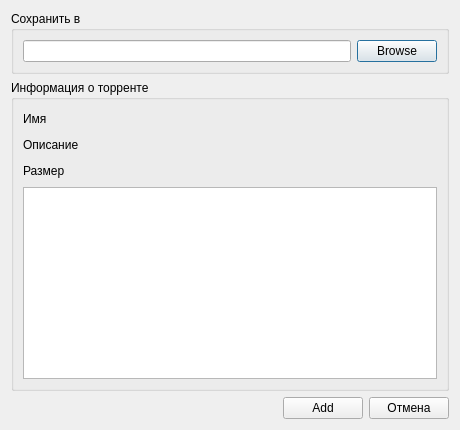
<?xml version="1.0" encoding="UTF-8"?>
<ui version="4.0">
 <class>OpenTorrentDialog</class>
 <widget class="QDialog" name="OpenTorrentDialog">
  <property name="geometry">
   <rect>
    <x>0</x>
    <y>0</y>
    <width>449</width>
    <height>431</height>
   </rect>
  </property>
  <property name="windowTitle">
   <string>Открыть новый торрент</string>
  </property>
  <property name="windowIcon">
   <iconset resource="ltorrent.qrc">
    <normaloff>:/icons/app.ico</normaloff>:/icons/app.ico</iconset>
  </property>
  <layout class="QGridLayout" name="gridLayout_3">
   <property name="sizeConstraint">
    <enum>QLayout::SetFixedSize</enum>
   </property>
   <item row="0" column="0" colspan="3">
    <widget class="QGroupBox" name="groupBox">
     <property name="title">
      <string>Сохранить в</string>
     </property>
     <layout class="QGridLayout" name="gridLayout">
      <item row="0" column="0">
       <widget class="QLineEdit" name="pathEdit"/>
      </item>
      <item row="0" column="1">
       <widget class="QPushButton" name="browseButton">
        <property name="text">
         <string>Browse</string>
        </property>
       </widget>
      </item>
     </layout>
    </widget>
   </item>
   <item row="1" column="0" colspan="3">
    <widget class="QGroupBox" name="groupBox_2">
     <property name="title">
      <string>Информация о торренте</string>
     </property>
     <layout class="QGridLayout" name="gridLayout_2">
      <item row="0" column="0">
       <widget class="QLabel" name="labelNameTitile">
        <property name="text">
         <string>Имя</string>
        </property>
       </widget>
      </item>
      <item row="0" column="1" colspan="2">
       <spacer name="horizontalSpacer_2">
        <property name="orientation">
         <enum>Qt::Horizontal</enum>
        </property>
        <property name="sizeHint" stdset="0">
         <size>
          <width>45</width>
          <height>20</height>
         </size>
        </property>
       </spacer>
      </item>
      <item row="0" column="3">
       <widget class="QLabel" name="labelNameData">
        <property name="text">
         <string/>
        </property>
       </widget>
      </item>
      <item row="0" column="4">
       <spacer name="horizontalSpacer_5">
        <property name="orientation">
         <enum>Qt::Horizontal</enum>
        </property>
        <property name="sizeHint" stdset="0">
         <size>
          <width>14</width>
          <height>20</height>
         </size>
        </property>
       </spacer>
      </item>
      <item row="1" column="0" colspan="2">
       <widget class="QLabel" name="labelCommentTitle">
        <property name="text">
         <string>Описание</string>
        </property>
       </widget>
      </item>
      <item row="1" column="2">
       <spacer name="horizontalSpacer_3">
        <property name="orientation">
         <enum>Qt::Horizontal</enum>
        </property>
        <property name="sizeHint" stdset="0">
         <size>
          <width>18</width>
          <height>20</height>
         </size>
        </property>
       </spacer>
      </item>
      <item row="1" column="3">
       <widget class="QLabel" name="labelComentData">
        <property name="text">
         <string/>
        </property>
       </widget>
      </item>
      <item row="1" column="4">
       <spacer name="horizontalSpacer_6">
        <property name="orientation">
         <enum>Qt::Horizontal</enum>
        </property>
        <property name="sizeHint" stdset="0">
         <size>
          <width>14</width>
          <height>20</height>
         </size>
        </property>
       </spacer>
      </item>
      <item row="2" column="0">
       <widget class="QLabel" name="labelSizeTitle">
        <property name="text">
         <string>Размер</string>
        </property>
       </widget>
      </item>
      <item row="2" column="1" colspan="2">
       <spacer name="horizontalSpacer_4">
        <property name="orientation">
         <enum>Qt::Horizontal</enum>
        </property>
        <property name="sizeHint" stdset="0">
         <size>
          <width>18</width>
          <height>20</height>
         </size>
        </property>
       </spacer>
      </item>
      <item row="2" column="3">
       <widget class="QLabel" name="labelSizeData">
        <property name="text">
         <string/>
        </property>
       </widget>
      </item>
      <item row="3" column="0" colspan="5">
       <widget class="QTreeView" name="treeView"/>
      </item>
     </layout>
    </widget>
   </item>
   <item row="2" column="0">
    <spacer name="horizontalSpacer">
     <property name="orientation">
      <enum>Qt::Horizontal</enum>
     </property>
     <property name="sizeHint" stdset="0">
      <size>
       <width>266</width>
       <height>20</height>
      </size>
     </property>
    </spacer>
   </item>
   <item row="2" column="2">
    <widget class="QPushButton" name="cancelButton">
     <property name="text">
      <string>Отмена</string>
     </property>
    </widget>
   </item>
   <item row="2" column="1">
    <widget class="QPushButton" name="yesButton">
     <property name="text">
      <string>Add</string>
     </property>
    </widget>
   </item>
  </layout>
 </widget>
 <resources>
  <include location="ltorrent.qrc"/>
 </resources>
 <connections>
  <connection>
   <sender>browseButton</sender>
   <signal>clicked()</signal>
   <receiver>OpenTorrentDialog</receiver>
   <slot>BrowseButton()</slot>
   <hints>
    <hint type="sourcelabel">
     <x>392</x>
     <y>43</y>
    </hint>
    <hint type="destinationlabel">
     <x>224</x>
     <y>215</y>
    </hint>
   </hints>
  </connection>
  <connection>
   <sender>cancelButton</sender>
   <signal>clicked()</signal>
   <receiver>OpenTorrentDialog</receiver>
   <slot>reject()</slot>
   <hints>
    <hint type="sourcelabel">
     <x>402</x>
     <y>410</y>
    </hint>
    <hint type="destinationlabel">
     <x>224</x>
     <y>215</y>
    </hint>
   </hints>
  </connection>
  <connection>
   <sender>yesButton</sender>
   <signal>clicked()</signal>
   <receiver>OpenTorrentDialog</receiver>
   <slot>AccepTorrent()</slot>
   <hints>
    <hint type="sourcelabel">
     <x>321</x>
     <y>410</y>
    </hint>
    <hint type="destinationlabel">
     <x>224</x>
     <y>215</y>
    </hint>
   </hints>
  </connection>
 </connections>
 <slots>
  <slot>CancelButton()</slot>
  <slot>BrowseButton()</slot>
  <slot>AccepTorrent()</slot>
 </slots>
</ui>
